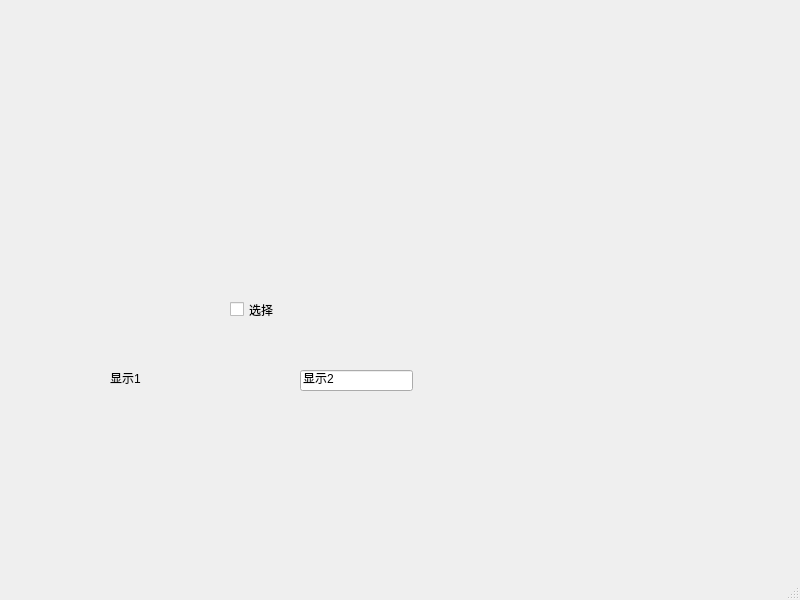
<?xml version="1.0" encoding="UTF-8"?>
<ui version="4.0">
 <class>MainWindow</class>
 <widget class="QMainWindow" name="MainWindow">
  <property name="geometry">
   <rect>
    <x>0</x>
    <y>0</y>
    <width>800</width>
    <height>600</height>
   </rect>
  </property>
  <property name="windowTitle">
   <string>MainWindow</string>
  </property>
  <widget class="QWidget" name="centralwidget">
   <widget class="QCheckBox" name="checkBox">
    <property name="geometry">
     <rect>
      <x>230</x>
      <y>300</y>
      <width>91</width>
      <height>19</height>
     </rect>
    </property>
    <property name="text">
     <string>选择</string>
    </property>
   </widget>
   <widget class="QLabel" name="label">
    <property name="geometry">
     <rect>
      <x>110</x>
      <y>370</y>
      <width>72</width>
      <height>15</height>
     </rect>
    </property>
    <property name="text">
     <string>显示1</string>
    </property>
   </widget>
   <widget class="QLineEdit" name="lineEdit">
    <property name="geometry">
     <rect>
      <x>300</x>
      <y>370</y>
      <width>113</width>
      <height>21</height>
     </rect>
    </property>
    <property name="text">
     <string>显示2</string>
    </property>
   </widget>
  </widget>
  <widget class="QMenuBar" name="menubar">
   <property name="geometry">
    <rect>
     <x>0</x>
     <y>0</y>
     <width>800</width>
     <height>26</height>
    </rect>
   </property>
  </widget>
  <widget class="QStatusBar" name="statusbar"/>
 </widget>
 <resources/>
 <connections>
  <connection>
   <sender>checkBox</sender>
   <signal>clicked(bool)</signal>
   <receiver>label</receiver>
   <slot>setVisible(bool)</slot>
   <hints>
    <hint type="sourcelabel">
     <x>283</x>
     <y>331</y>
    </hint>
    <hint type="destinationlabel">
     <x>145</x>
     <y>400</y>
    </hint>
   </hints>
  </connection>
  <connection>
   <sender>checkBox</sender>
   <signal>clicked(bool)</signal>
   <receiver>lineEdit</receiver>
   <slot>setEnabled(bool)</slot>
   <hints>
    <hint type="sourcelabel">
     <x>297</x>
     <y>334</y>
    </hint>
    <hint type="destinationlabel">
     <x>333</x>
     <y>402</y>
    </hint>
   </hints>
  </connection>
 </connections>
</ui>
